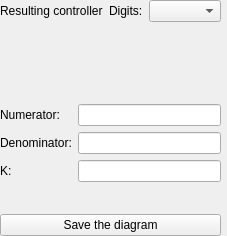
<?xml version="1.0" encoding="UTF-8"?>
<ui version="4.0">
 <class>LoopShapingViewer</class>
 <widget class="QWidget" name="LoopShapingViewer">
  <property name="windowTitle">
   <string>Loop shaping</string>
  </property>
  <layout class="QHBoxLayout" name="outerLayout">
   <property name="leftMargin"><number>0</number></property>
   <property name="topMargin"><number>0</number></property>
   <property name="rightMargin"><number>0</number></property>
   <property name="bottomMargin"><number>0</number></property>
   <item>
    <layout class="QVBoxLayout" name="sideLayout">
     <item>
      <layout class="QHBoxLayout" name="controllerHeader">
       <item>
        <widget class="QLabel" name="controllerLabel">
         <property name="text"><string>Resulting controller</string></property>
        </widget>
       </item>
       <item>
        <spacer name="controllerHeaderSpacer">
         <property name="orientation"><enum>Qt::Horizontal</enum></property>
         <property name="sizeHint" stdset="0">
          <size><width>0</width><height>0</height></size>
         </property>
        </spacer>
       </item>
       <item>
        <widget class="QLabel" name="digitsLabel">
         <property name="text"><string>Digits:</string></property>
        </widget>
       </item>
       <item>
        <widget class="QComboBox" name="digitsCombo"/>
       </item>
      </layout>
     </item>
     <item>
      <widget class="qftbx::FormulaView" name="controllerFormula" native="true">
       <property name="minimumSize">
        <size><width>0</width><height>70</height></size>
       </property>
      </widget>
     </item>
     <item>
      <layout class="QFormLayout" name="controllerFields">
       <item row="0" column="0">
        <widget class="QLabel" name="numeratorLabel">
         <property name="text"><string>Numerator:</string></property>
        </widget>
       </item>
       <item row="0" column="1">
        <widget class="QLineEdit" name="numeratorEdit"/>
       </item>
       <item row="1" column="0">
        <widget class="QLabel" name="denominatorLabel">
         <property name="text"><string>Denominator:</string></property>
        </widget>
       </item>
       <item row="1" column="1">
        <widget class="QLineEdit" name="denominatorEdit"/>
       </item>
       <item row="2" column="0">
        <widget class="QLabel" name="gainLabel">
         <property name="text"><string>K:</string></property>
        </widget>
       </item>
       <item row="2" column="1">
        <widget class="QLineEdit" name="gainEdit"/>
       </item>
      </layout>
     </item>
     <item>
      <widget class="QLabel" name="checkLabel">
       <property name="text"><string/></property>
       <property name="wordWrap"><bool>true</bool></property>
      </widget>
     </item>
     <item>
      <widget class="QWidget" name="legendHolder" native="true">
       <layout class="QVBoxLayout" name="legendLayout">
        <property name="leftMargin"><number>0</number></property>
        <property name="topMargin"><number>0</number></property>
        <property name="rightMargin"><number>0</number></property>
        <property name="bottomMargin"><number>0</number></property>
       </layout>
      </widget>
     </item>
     <item>
      <widget class="QPushButton" name="saveImage">
       <property name="text"><string>Save the diagram</string></property>
      </widget>
     </item>
    </layout>
   </item>
   <item>
    <widget class="QCustomPlot" name="plot" native="true">
     <property name="sizePolicy">
      <sizepolicy hsizetype="Expanding" vsizetype="Expanding">
       <horstretch>1</horstretch>
       <verstretch>1</verstretch>
      </sizepolicy>
     </property>
    </widget>
   </item>
  </layout>
 </widget>
 <customwidgets>
  <customwidget>
   <class>QCustomPlot</class>
   <extends>QWidget</extends>
   <header location="global">qcustomplot.h</header>
   <container>0</container>
  </customwidget>
  <customwidget>
   <class>qftbx::FormulaView</class>
   <extends>QWidget</extends>
   <header location="global">src/gui/common/formula_view.h</header>
   <container>0</container>
  </customwidget>
 </customwidgets>
 <resources/>
 <connections/>
</ui>
